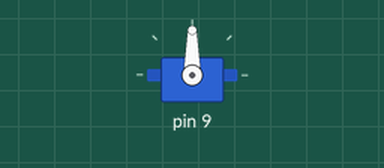
Recording of a sketch running on a simulated Arduino Uno, built with avr-gcc and run on an emulated ATmega328P. Parts: servo.

Above: at 0.1 s.
At 1.45 s:
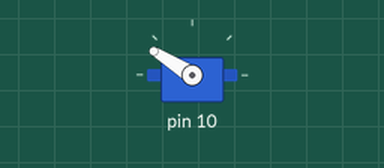
At 4.26 s:
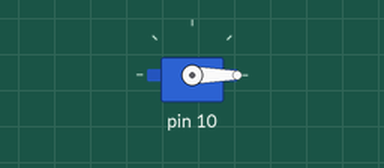
At 18.4 s:
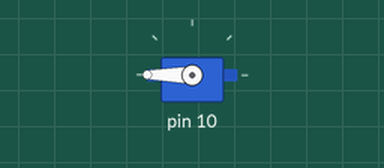
Timing chart, 0 to 19.9 s (numbered marks = the images above):
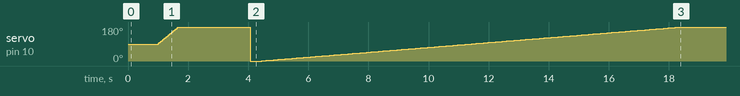

The sketch:

servo_motor_control.ino
```cpp
#include <Servo.h>

// Create a servo object
Servo servoMotor;

void setup() {
  // No need to attach the servo here, as it will be attached dynamically
}

void loop() {
  // Move servo connected to pin 9 to 90 degrees slowly
  moveServo(9, 90, 2); // Move to 90 degrees with 2 degrees step size
  delay(1000); // Wait for 1 second

  // Move servo connected to pin 10 to 0 degrees slowly
  moveServo(10, 0, -2); // Move to 0 degrees with 2 degrees step size in reverse direction
  delay(1000); // Wait for 1 second

  // Move servo connected to pin 11 to 180 degrees slowly
  moveServo(11, 180, 2); // Move to 180 degrees with 2 degrees step size
  delay(1000); // Wait for 1 second
}

void moveServo(int servoPin, int targetAngle, int stepSize) {
  // Attach the servo to the specified pin
  servoMotor.attach(servoPin);

  int currentAngle = servoMotor.read();

  while (currentAngle != targetAngle) {
    if (currentAngle < targetAngle) {
      currentAngle += stepSize;
      if (currentAngle > targetAngle) {
        currentAngle = targetAngle;
      }
    } else {
      currentAngle -= stepSize;
      if (currentAngle < targetAngle) {
        currentAngle = targetAngle;
      }
    }
    servoMotor.write(currentAngle);
    delay(15); // Adjust this delay to control the speed of movement
  }

  // Detach the servo after movement is completed
  servoMotor.detach();
}
```
